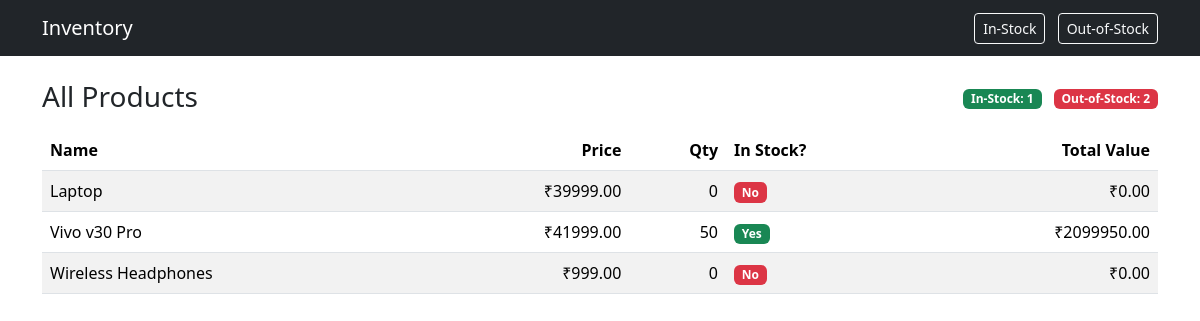
The page / on the database its author committed.
### inventry/models.py (models this page shows, shortened)
class Product(models.Model):
    name = models.CharField(max_length=255, unique=True)
    price = models.DecimalField(max_digits=10, decimal_places=2, validators=[MinValueValidator(0)])
    quantity = models.PositiveIntegerField(default=0)
    in_stock = models.BooleanField(default=True)
    created_at = models.DateTimeField(auto_now_add=True)
    updated_at = models.DateTimeField(auto_now=True)
    class Meta:
        ordering = ['name']
    @property
    def total_value(self):
        return self.price * self.quantity

### inventry/views.py (the view)
# urls.py: path('', views.home, name='home'),
def home(request):
    products = Product.objects.all()
    in_stock_count = Product.objects.filter(in_stock=True).count()
    out_stock_count = Product.objects.filter(in_stock=False).count()
    return render(request, 'inventry/product_list.html', {
        'title': 'All Products',
        'products': products,
        'active': 'all',
        'in_stock_count': in_stock_count,
        'out_stock_count': out_stock_count,
    })

### inventry/templates/inventry/product_list.html (shortened to what this page needs)
{% extends 'base.html' %}
{% block content %}
  <div class="d-flex justify-content-between align-items-center mb-3">
    <h1 class="h3 m-0">{{ title }}</h1>
    <div class="text-muted">
      <span class="badge bg-success">In‑Stock: {{ in_stock_count }}</span>
      <span class="badge bg-danger ms-2">Out‑of‑Stock: {{ out_stock_count }}</span>
    </div>
  </div>
  {% if products %}
    <div class="table-responsive">
      <table class="table table-striped align-middle">
        <thead>
          <tr>
            <th>Name</th>
            <th class="text-end">Price</th>
            <th class="text-end">Qty</th>
            <th>In Stock?</th>
            <th class="text-end">Total Value</th>
          </tr>
        </thead>
        <tbody>
          {% for p in products %}
          <tr>
            <td>{{ p.name }}</td>
            <td class="text-end">₹{{ p.price }}</td>
            <td class="text-end">{{ p.quantity }}</td>
            <td>
              {% if p.in_stock %}
                <span class="badge bg-success">Yes</span>
              {% else %}
                <span class="badge bg-danger">No</span>
              {% endif %}
            </td>
            <td class="text-end">₹{{ p.total_value }}</td>
          </tr>
          {% endfor %}
        </tbody>
      </table>
    </div>
  {% else %}
    <div class="alert alert-info">No products found. Add some via the <a href="/admin/">Admin</a>.</div>
  {% endif %}
{% endblock %}

### inventry/templates/base.html (shortened to what this page needs)
<!doctype html>
<html lang="en">
  <head>
    <link rel="stylesheet" href="https://cdn.jsdelivr.net/npm/bootstrap@5.3.3/dist/css/bootstrap.min.css">
    <link rel="stylesheet" href="/static/css/style.css">
  </head>
  <body>
    <nav class="navbar navbar-expand-lg navbar-dark bg-dark mb-4">
      <div class="container">
        <a class="navbar-brand" href="/">Inventory</a>
        <div>
          <a class="btn btn-sm btn-outline-light me-2" href="/in-stock/">In‑Stock</a>
          <a class="btn btn-sm btn-outline-light" href="/out-of-stock/">Out‑of‑Stock</a>
        </div>
      </div>
    </nav>
    <main class="container">{% block content %}{% endblock %}</main>
  </body>
</html>

### inventry/static/css/style.css (style rules this page uses)
body { padding-bottom: 40px; }
.table td, .table th { vertical-align: middle; }

### rows shown on the page
Product: name "Laptop", price "39999.00", quantity "0", in_stock "No", total_value "0.00"
Product: name "Vivo v30 Pro", price "41999.00", quantity "50", in_stock "Yes", total_value "2099950.00"
Product: name "Wireless Headphones", price "999.00", quantity "0", in_stock "No", total_value "0.00"

### other values the page prints
{{ title }} "All Products"
{{ in_stock_count }} "1"
{{ out_stock_count }} "2"
